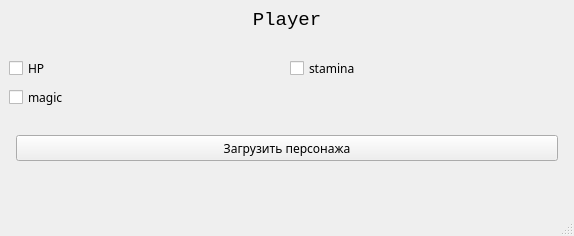
<?xml version="1.0" encoding="UTF-8"?>
<ui version="4.0">
 <class>MainWindow</class>
 <widget class="QMainWindow" name="MainWindow">
  <property name="geometry">
   <rect>
    <x>0</x>
    <y>0</y>
    <width>574</width>
    <height>236</height>
   </rect>
  </property>
  <property name="maximumSize">
   <size>
    <width>1000</width>
    <height>500</height>
   </size>
  </property>
  <property name="font">
   <font>
    <family>Hack</family>
   </font>
  </property>
  <property name="windowTitle">
   <string>MainWindow</string>
  </property>
  <widget class="QWidget" name="centralwidget">
   <layout class="QGridLayout" name="gridLayout">
    <item row="3" column="0">
     <widget class="QCheckBox" name="checkBox">
      <property name="text">
       <string>HP</string>
      </property>
     </widget>
    </item>
    <item row="0" column="0" colspan="2">
     <layout class="QVBoxLayout" name="verticalLayout_2">
      <item>
       <widget class="QLabel" name="label">
        <property name="font">
         <font>
          <family>Liberation Mono</family>
          <pointsize>14</pointsize>
         </font>
        </property>
        <property name="text">
         <string>Player</string>
        </property>
        <property name="alignment">
         <set>Qt::AlignCenter</set>
        </property>
       </widget>
      </item>
     </layout>
    </item>
    <item row="5" column="0">
     <widget class="QCheckBox" name="checkBox_3">
      <property name="text">
       <string>magic</string>
      </property>
     </widget>
    </item>
    <item row="8" column="0" colspan="2">
     <spacer name="verticalSpacer">
      <property name="orientation">
       <enum>Qt::Vertical</enum>
      </property>
      <property name="sizeHint" stdset="0">
       <size>
        <width>20</width>
        <height>40</height>
       </size>
      </property>
     </spacer>
    </item>
    <item row="3" column="1">
     <widget class="QCheckBox" name="checkBox_2">
      <property name="text">
       <string>stamina</string>
      </property>
     </widget>
    </item>
    <item row="7" column="0" colspan="2">
     <layout class="QHBoxLayout" name="horizontalLayout">
      <property name="topMargin">
       <number>20</number>
      </property>
      <item>
       <spacer name="horizontalSpacer_2">
        <property name="orientation">
         <enum>Qt::Horizontal</enum>
        </property>
        <property name="sizeHint" stdset="0">
         <size>
          <width>40</width>
          <height>20</height>
         </size>
        </property>
       </spacer>
      </item>
      <item>
       <widget class="QPushButton" name="pushButton">
        <property name="minimumSize">
         <size>
          <width>542</width>
          <height>26</height>
         </size>
        </property>
        <property name="maximumSize">
         <size>
          <width>542</width>
          <height>16777215</height>
         </size>
        </property>
        <property name="text">
         <string>Загрузить персонажа</string>
        </property>
       </widget>
      </item>
      <item>
       <spacer name="horizontalSpacer_3">
        <property name="orientation">
         <enum>Qt::Horizontal</enum>
        </property>
        <property name="sizeHint" stdset="0">
         <size>
          <width>40</width>
          <height>20</height>
         </size>
        </property>
       </spacer>
      </item>
     </layout>
    </item>
    <item row="1" column="0" colspan="2">
     <spacer name="horizontalSpacer">
      <property name="orientation">
       <enum>Qt::Horizontal</enum>
      </property>
      <property name="sizeHint" stdset="0">
       <size>
        <width>40</width>
        <height>20</height>
       </size>
      </property>
     </spacer>
    </item>
   </layout>
  </widget>
  <widget class="QMenuBar" name="menubar">
   <property name="geometry">
    <rect>
     <x>0</x>
     <y>0</y>
     <width>574</width>
     <height>23</height>
    </rect>
   </property>
  </widget>
  <widget class="QStatusBar" name="statusbar"/>
 </widget>
 <resources/>
 <connections/>
</ui>
